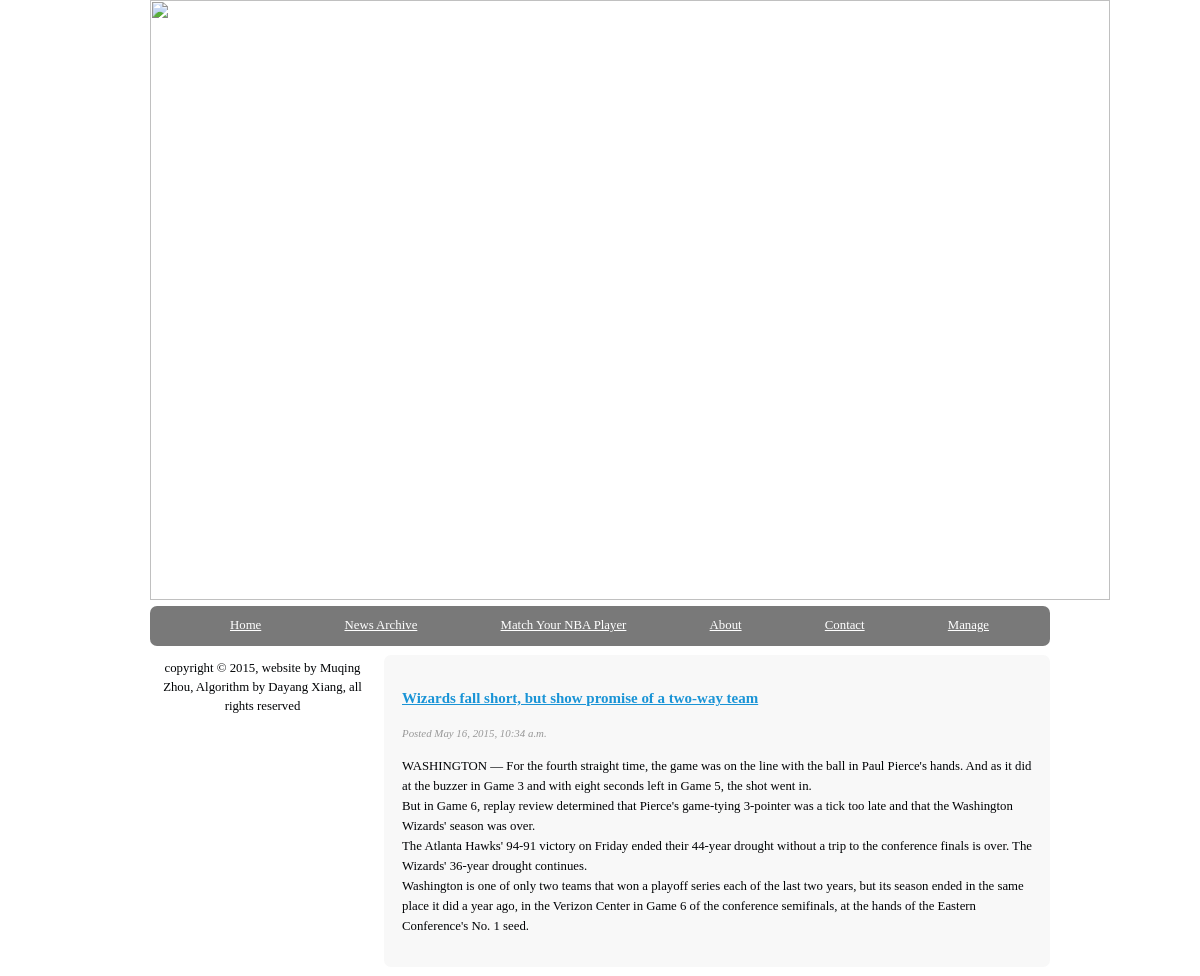
Screenshot of /nbamatch/6 with the database file from the repository.
### nbamatch/models.py (models this page shows, shortened)
class Post(models.Model):
	title = models.CharField(max_length = 140)
	body = models.TextField()
	date = models.DateTimeField()

### nbamatch/templates/post.html (shortened to what this page needs)
{%  extends "base.html" %}
{%  block content %}
<div class="mainContent">
	<div class = "content">
		<article class="typicalArticle">
			<header>
				<h3><a href="/nbamatch/{{post.id}}">{{ post.title }}</a></h3>
			</header>
			<footer>
				<p class = 'postInfo'>Posted {{ post.date }}</p>
			</footer>
			<content>
				<p>	{{ post.body|safe|linebreaks}} </p>
		</article>
	</div>
</div>
{% endblock %}

### static/css/styles.css (style rules this page uses)
body { color:#000305; font-size: 80%; font-family: 'Lucida Sans Unicode'; line-height: 1.5; text-align: left; }
a { text-decoloration: none; }
a:link, a:visited { color:#1A94D6; }
.body { margin:0 auto; width:75%; clear:both; }
.mainContent { line-height:20px; border-radius: 7px; -webkit-border-radius: 7px; -moz-border-radius: 7px; }
.content { width: 70%; float: right; padding: 2% 2%; background-color: #f8f8f8; margin: 1% 0% 1% 1%; border-radius: 7px; -webkit-border-radius: 7px; -moz-border-radius: 7px; }
.postInfo { font-style: italic; font-size: 85%; color: #989898; }

### rows the page displays
Post: title "Wizards fall short, but show promise of a two-way team", date "May 16, 2015, 10:34 a.m.", body "WASHINGTON — For the fourth straight time, the game was on the line with the ball in Paul Pierce's hands. And as it did at the buzzer in Game 3 and with eight seconds left in Game 5, the shot went in. But in Game 6, replay review determined that Pierce's game-tying 3-pointer was a tick too late and that the Washington Wizards' season was over. The Atlanta Hawks' 94-91 victory on Friday ended their 44-year drought without a trip to the conference finals is over. The Wizards' 36-year drought continues. Washington is one of only two teams that won a playoff series each of the last two years, but its season ended in the same place it did a year ago, in the Verizon Center in Game 6 of the…"
